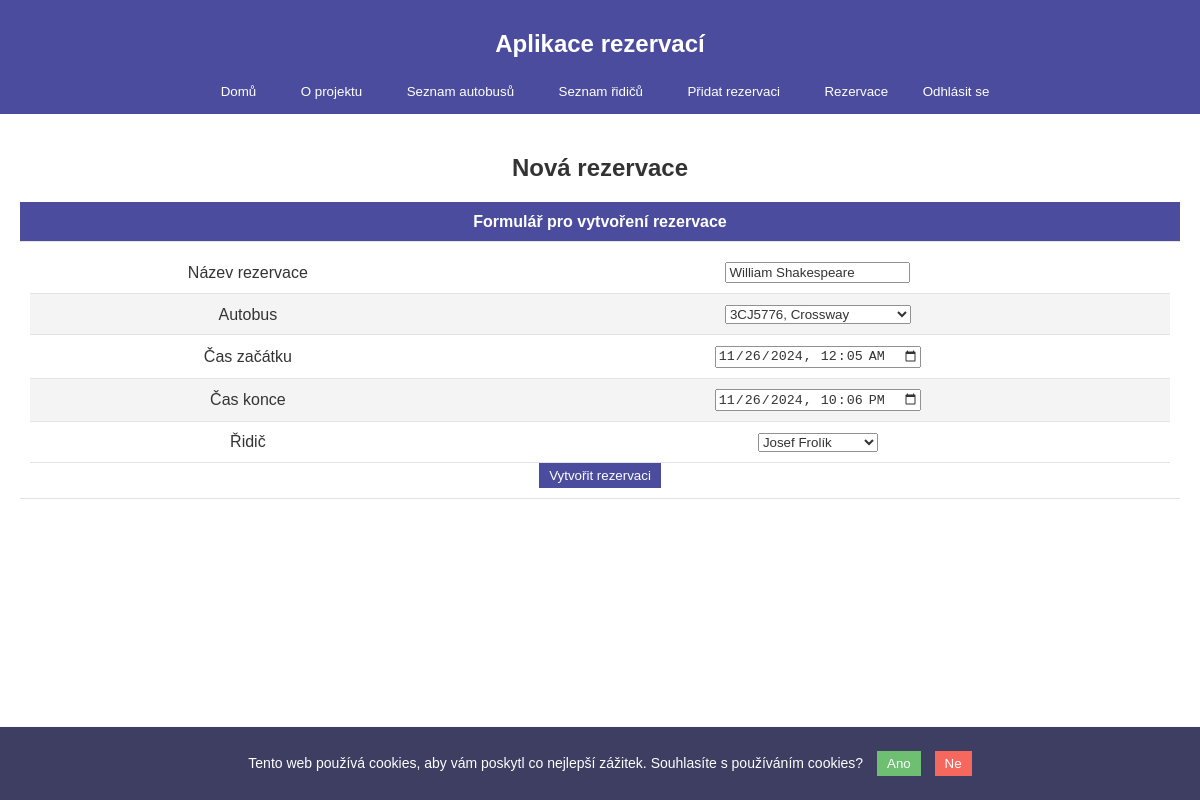
Screenshot of /depo/reservation/update/12/ (signed in) with the database file from the repository.
### depo/models.py (models this page shows, shortened)
class Reservation(models.Model):
    name = models.CharField(max_length=100)  # pro koho se jede
    start_time = models.DateTimeField()  # kdy se začíná
    end_time = models.DateTimeField()    # kdy končí
    bus = models.ForeignKey(Bus, on_delete=models.CASCADE)
    driver = models.ForeignKey(Driver, on_delete=models.CASCADE)

### depo/views.py (the view)
# urls.py: path('reservation/update/<int:reservation_id>/', views.update_reservation, name='update_reservation'),
@login_required
def update_reservation(request, reservation_id):
    reservation = get_object_or_404(Reservation, id=reservation_id)
    if request.method == 'POST':
        form = ReservationForm(request.POST, instance=reservation)
        if form.is_valid():
            form.save()
            return redirect('depo:reservation_list')
    else:
        form = ReservationForm(instance=reservation)
    return render(request, 'depo/reservation_form.html', {'form': form})

### depo/context_processors.py (called while the page is built)
def project_version(request):
    return {
        'project_version': settings.PROJECT_VERSION
    }

### depo/models.py (called while the page is built)
    def __str__(self):
        return self.name

    def __str__(self):
        return self.name

### depo/templates/depo/reservation_form.html (shortened to what this page needs)
{% extends "depo/home.html" %}
{% block content %}
<section>
    <h2 style="text-align: center;">Nová rezervace</h2>
    <table>
        <thead>
            <tr>
                <th>Formulář pro vytvoření rezervace</th>
            </tr>
        </thead>
        <tbody>
            <tr>
                <td>
                    <form method="post">
                        <table style="width: 100%;">
                            <tr>
                                <td>{{ form.name.label }}</td>
                                <td>{{ form.name }}</td>
                            </tr>
                            <tr>
                                <td>{{ form.bus.label }}</td>
                                <td>{{ form.bus }}</td>
                            </tr>
                            <tr>
                                <td>{{ form.start_time.label }}</td>
                                <td>{{ form.start_time }}</td>
                            </tr>
                            <tr>
                                <td>{{ form.end_time.label }}</td>
                                <td>{{ form.end_time }}</td>
                            </tr>
                            <tr>
                                <td>{{ form.driver.label }}</td>
                                <td>{{ form.driver }}</td>
                            </tr>
                        </table>
                        <button type="submit">Vytvořit rezervaci</button>
                    </form>
                </td>
            </tr>
        </tbody>
    </table>
</section>
{% endblock %}

### depo/static/base.css (style rules this page uses)
body { font-family: Arial, sans-serif; margin: 0; padding: 0; display: flex; opacity: 0.8; flex-direction: column; line-height: 1.2; min-height: 100vh; background-image: linear-gradient(rgba(255, 255, 255, 0.2), rgba(255, 255, 255, 0.2)), url('/static/depo/images/pferd.jpg'); background-size: cover; background-position: center; }
article, section { margin-bottom: 0; padding: 0; background-color: #fff; }
table { width: 100%; border-collapse: collapse; font-family: Arial, sans-serif; margin-left: auto; margin-right: auto; }
th, td { padding: 10px; text-align: center; border-bottom: 1px solid #ddd; }
thead { background-color: #1f2086; color: white; font-weight: bold; }
tbody tr:nth-child(even) { background-color: #f2f2f2; }
button { background-color: #1f2086; color: white; border: none; padding: 5px 10px; cursor: pointer; }

### rows the page displays
Reservation: name "William Shakespeare", bus "3CJ5776, Crossway", start_time "11/26/2024 00:05", end_time "11/26/2024 22:06", driver "Josef Frolík"
